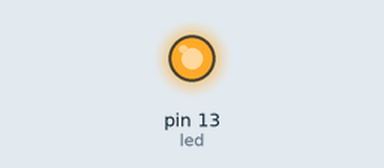
Recording of a sketch running on a simulated Arduino Uno, built with avr-gcc and run on an emulated ATmega328P. Shown: output pins drawn as LEDs (lit = HIGH).

Above: at 1.4 s.
At 6.2 s:
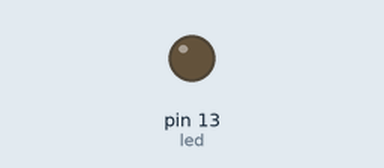
Timing chart, 0 to 9.4 s (numbered marks = the images above):
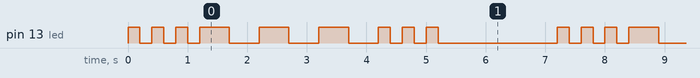

Measured:
- by itself, pin 13 (led): repeats every 7.2 s: 2 × (LOW 0.20 s, HIGH 0.20 s), LOW 0.20 s, 3 × (HIGH 0.50 s, LOW 0.50 s), 2 × (HIGH 0.20 s, LOW 0.20 s), HIGH 0.20 s, LOW 2.0 s, HIGH 0.20 s
- by itself, everything shown: repeats every 7.2 s, in 18 steps

The sketch:

Uebung1_2a.ino
```cpp
/*
  Übung 1_2 Blink SOS
  Blinkt ein SOS Signal:
  * kurz-kurz-kurz = S
  * lang-lang-lang = O
  * kurz-kurz-kurz = S

  Dieses Beispiel aus dem Fritzing Creator Kit: www.fritzing.org/creator-kit.
*/

int led = 13;                   // ganzzahlige Variable led wird deklariert

void setup() {                  // die setup()-Methode wird einmal ausgeführt
  pinMode(led, OUTPUT);
}

void loop() {                   // die loop()-Methode wird immer wiederholt
  digitalWrite(led, HIGH);      // schaltet die LED ein
  delay(200);                   // hält das Programm für 200 Millisekunden an
  digitalWrite(led, LOW);       // schaltet die LED ab
  delay(200);                   // hält das Programm für 200 Millisekunden an

  digitalWrite(led, HIGH);      // schaltet die LED ein
  delay(200);                   // hält das Programm für 200 Millisekunden an
  digitalWrite(led, LOW);       // schaltet die LED ab
  delay(200);                   // hält das Programm für 200 Millisekunden an

  digitalWrite(led, HIGH);      // schaltet die LED ein
  delay(200);                   // hält das Programm für 200 Millisekunden an
  digitalWrite(led, LOW);       // schaltet die LED ab
  delay(200);                   // hält das Programm für 200 Millisekunden an

  digitalWrite(led, HIGH);      // schaltet die LED ein
  delay(500);                   // hält das Programm für 500 Millisekunden an
  digitalWrite(led, LOW);       // schaltet die LED ab
  delay(500);                   // hält das Programm für 500 Millisekunden an

  digitalWrite(led, HIGH);      // schaltet die LED ein
  delay(500);                   // hält das Programm für 500 Millisekunden an
  digitalWrite(led, LOW);       // schaltet die LED ab
  delay(500);                   // hält das Programm für 500 Millisekunden an

  digitalWrite(led, HIGH);      // schaltet die LED ein
  delay(500);                   // hält das Programm für 500 Millisekunden an
  digitalWrite(led, LOW);       // schaltet die LED ab
  delay(500);                   // hält das Programm für 500 Millisekunden an

  digitalWrite(led, HIGH);      // schaltet die LED ein
  delay(200);                   // hält das Programm für 200 Millisekunden an
  digitalWrite(led, LOW);       // schaltet die LED ab
  delay(200);                   // hält das Programm für 200 Millisekunden an

  digitalWrite(led, HIGH);      // schaltet die LED ein
  delay(200);                   // hält das Programm für 200 Millisekunden an
  digitalWrite(led, LOW);       // schaltet die LED ab
  delay(200);                   // hält das Programm für 200 Millisekunden an

  digitalWrite(led, HIGH);      // schaltet die LED ein
  delay(200);                   // hält das Programm für 200 Millisekunden an
  digitalWrite(led, LOW);       // schaltet die LED ab
  delay(2000);                  // hält das Programm für 2000 Millisekunden an
}
```
